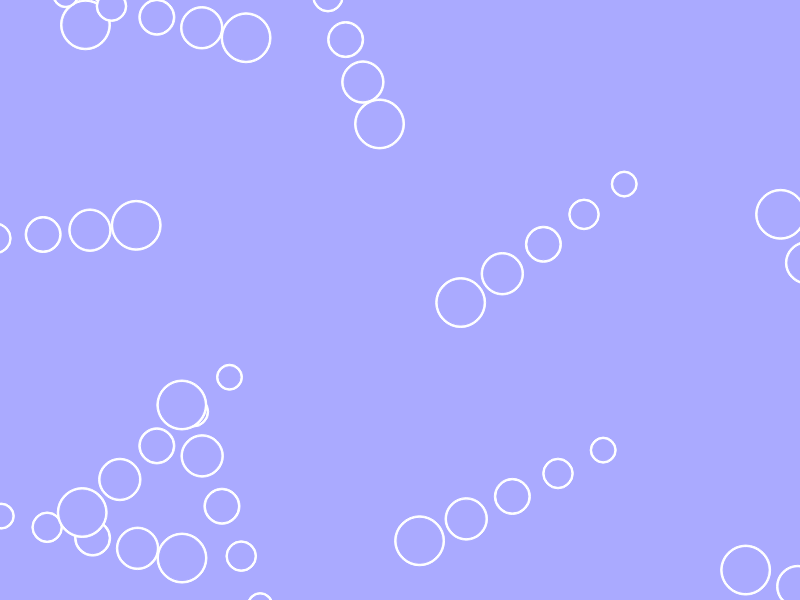
Frame 1 (no input)
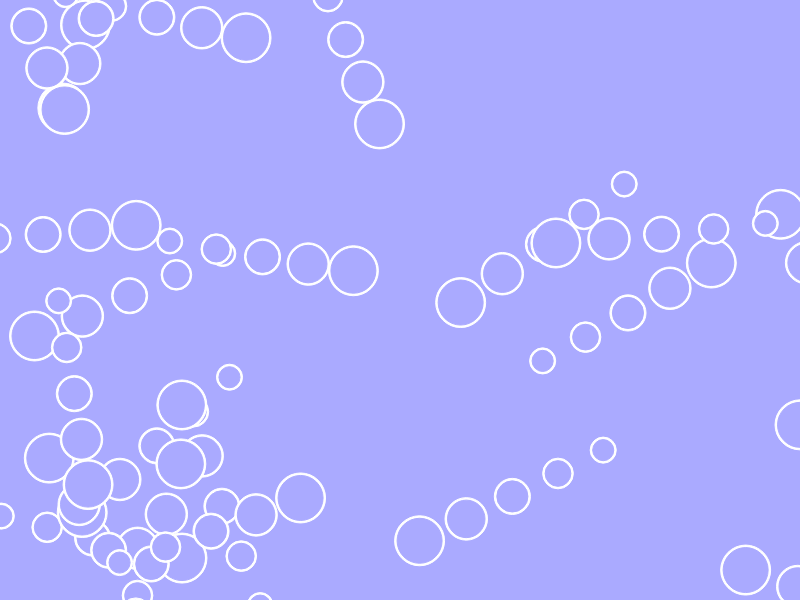
Frame 2 (the mouse pressed at the canvas centre, redrawn once)

The p5.js sketch that drew these frames (run headless with seeded random() and noise() and a simulated clock; the mouse was pressed at the canvas centre and the sketch redrawn once):

// p5.js sketch
// ── sketch.js
const WIDTH = 800;
const HEIGHT = 600;

const NUM_RIPPLES = 10;
const JUMP_DISTANCE = 50;
const BASE_SIZE = 50;

const BACKGROUND_COLOR = '#AAAAFF';

var setup = function() {
  createCanvas(WIDTH, HEIGHT);
  background(BACKGROUND_COLOR);

  angleMode(RADIANS);

  stroke('#000000');
  fill('#000000');

  strokeWeight(1);
  strokeCap(SQUARE);

  noLoop();
}

var setColor = (colorBase, colorModifier) => {
  var color = chroma(colorBase).set('hsl.h', colorModifier).hex();

  fill(color);
}

var drawCircle = (posX, posY, size, color) => {
  const smallerSize = size - 5;

  push();

  translate(posX, posY);
  stroke(color);
  fill(color);
  ellipse(-(size/2), -(size/2), size, size);

  stroke(BACKGROUND_COLOR);
  fill(BACKGROUND_COLOR);
  ellipse(-(size/2), -(size/2), smallerSize, smallerSize);

  pop();
}

var draw = function() {
    for (let i = 0; i <= NUM_RIPPLES; i++) {
      const initialX = Math.random() * WIDTH;
      const initialY = Math.random() * HEIGHT;
      const angle = Math.random() * 2 * Math.PI;

      let x = initialX;
      let y = initialY;
      let size = BASE_SIZE;
      for (let j = 0; j < 5; j++) {
        x = x + Math.cos(angle) * JUMP_DISTANCE;
        y = y + Math.sin(angle) * JUMP_DISTANCE;

        drawCircle(x, y, size, 'white');
        size = size * 0.85;

      }
    }
}

// ── utilities.js
var shadowColor = '#000000';
var shadowDistance = 1;
var shadowAngle = Math.PI / 4;

var toDegrees = (radians) => {
  return radians * 180 / Math.PI;
}

var distanceBetweenTwoPoints = (ax, ay, bx, by) => {
  return Math.sqrt((bx - ax) ** 2 + (by - ay) ** 2);
}

var getDropShadowCoordinates = (posX, posY) => {
  return {
    x: -shadowDistance * shadowAngle,
    y: -shadowDistance * shadowAngle,
  }
}

var drawSquareDropShadow = (posX, posY, angle, sizeX, sizeY) => {
  push();

  stroke(shadowColor);
  fill(shadowColor);

  const coordinates = getDropShadowCoordinates(posX, posY);
  translate(posX * SPACING, posY * SPACING);
  translate(coordinates.x, coordinates.y);
  rotate(angle);

  rect(-(sizeX/2), -(sizeY/2), sizeX, sizeY);

  pop();
}
